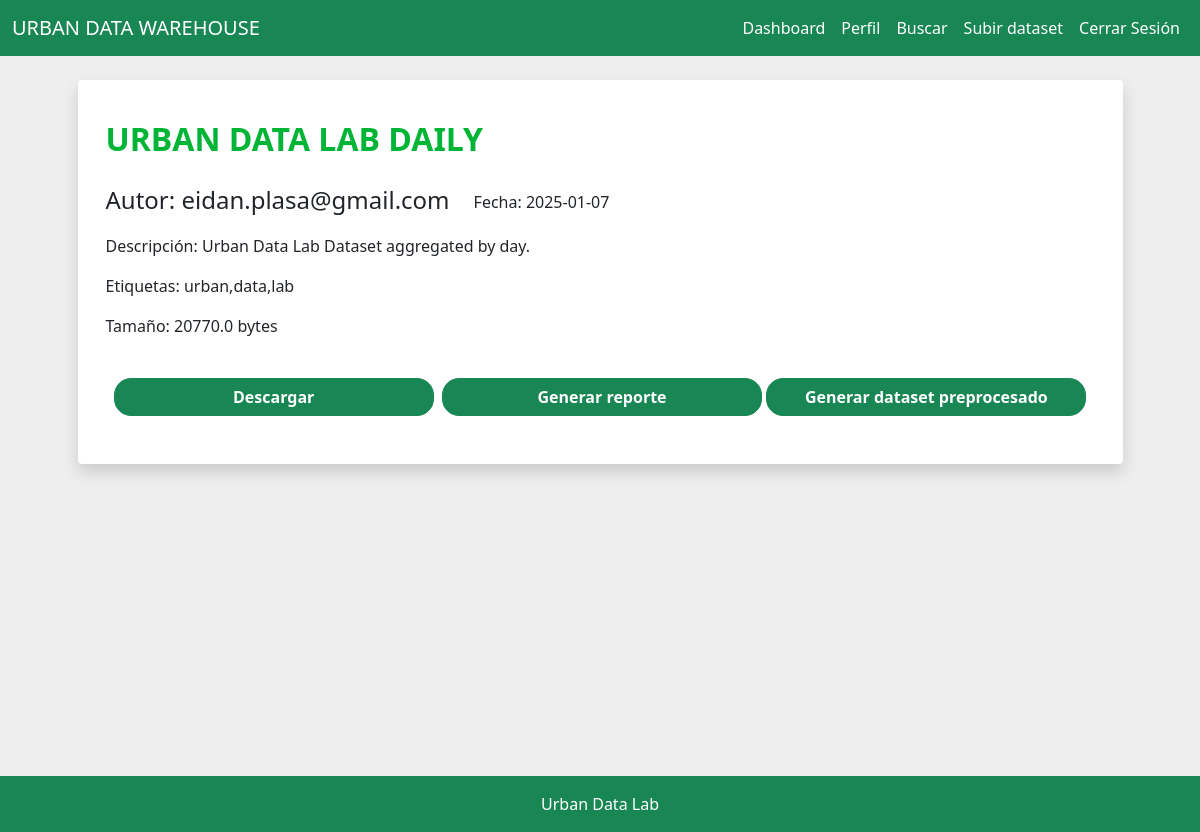
Screenshot of /view/23 (signed in) with the database file from the repository.
### tables this page shows
CREATE TABLE datasets (
            id INTEGER PRIMARY KEY AUTOINCREMENT,
            user_id INTEGER NOT NULL,
            name TEXT NOT NULL,
            description TEXT,
            upload_date DATE NOT NULL,
            tag TEXT,
            size REAL,
            has_report BOOLEAN NOT NULL,
            FOREIGN KEY(user_id) REFERENCES users(id)
        );

CREATE TABLE users (
            id INTEGER PRIMARY KEY AUTOINCREMENT,
            username TEXT NOT NULL UNIQUE,
            password_hash TEXT NOT NULL
        );

### routes.py (the view, shortened to what this page needs)
@app.route('/view/<int:dataset_id>', methods=['GET', 'POST'])
@login_required
def view(dataset_id):
    db = get_db()
    cursor = db.cursor()
    cursor.execute('''
        SELECT datasets.id, datasets.name, datasets.description, datasets.upload_date, datasets.tag, datasets.size, datasets.has_report, users.username
        FROM datasets
        JOIN users ON datasets.user_id = users.id
        WHERE datasets.id = ?
    ''', (dataset_id,))
    dataset = cursor.fetchone()
    if not dataset:
        flash('dataset no encontrado.', 'danger')
        return redirect(url_for('search'))
    dataset_id, name, description, upload_date, tag, size, has_report, username = dataset
    dataset_tags = [t.strip().lower() for t in tag.split(',')]
    if 'viewed_tags' not in session:
        session['viewed_tags'] = []
    session['viewed_tags'].extend(dataset_tags)
    archivo_original = None
    extension = ""
    for file in os.listdir(DATASET_DIRECTORY):
        base, ext = os.path.splitext(file)
        if base == str(dataset_id):
            archivo_original = file
            extension = ext
            break
    ruta_original = os.path.join(DATASET_DIRECTORY, archivo_original) if archivo_original else None
    pdf_path = os.path.join(REPORT_DIRECTORY, f"{dataset_id}.pdf")
    pdf_exists = os.path.exists(pdf_path) and has_report == 1
    processed_path = os.path.join(PROCESSED_DIRECTORY, f"{dataset_id}.csv")
    processed_exists = os.path.exists(processed_path)
    return render_template('view.html',
                           dataset_id=dataset_id,
                           name=name,
                           description=description,
                           upload_date=upload_date,
                           tag=tag,
                           size=size,
                           username=username,
                           pdf_exists=pdf_exists,
                           processed_exists=processed_exists)

### __init__.py (called while the page is built)
def get_db():
    db = getattr(g, '_database', None)
    if db is None:
        db = g._database = sqlite3.connect(DATABASE)
    return db

@app.teardown_appcontext
def close_connection(exception):
    db = getattr(g, '_database', None)
    if db is not None:
        db.close()

### models.py (called while the page is built)
@login_manager.user_loader
def load_user(user_id):
    return User.get(user_id)

    @staticmethod
    def get(user_id):
        db = get_db()
        cursor = db.cursor()
        cursor.execute("SELECT * FROM users WHERE id = ?", (user_id,))
        user = cursor.fetchone()
        if not user:
            return None
        return User(id=user[0], username=user[1], password_hash=user[2])

### routes.py (called while the page is built)
@app.context_processor
def inject_js_files():
    js_folder = os.path.join(app.static_folder, 'js', 'choices')
    js_files = [f'js/choices/{file}' for file in os.listdir(js_folder) if file.endswith('.js')]
    return {'choices_js_files': js_files}

### templates/view.html (shortened to what this page needs)
{% extends "base.html" %}
{% block content %}
<div class="row justify-content-center">
    <div class="col-md-11 ">
        <div class="row">
            <div class="bg-white shadow rounded-1">
                <br>
                <div class="d-flex justify-content-start">
                    <h2 class="fw-bold ms-3 mt-3 mb-4 iverde">{{ name }}</h2>
                </div>
                <div class="ms-3 me-2 mt-1 mb-2">
                    <div class="d-flex">
                        <h4 class="">Autor: {{ username }}</h4>
                        <p class="ms-4 mt-1">Fecha: {{ upload_date }}</p>
                    </div>
                    <div class="mb-1 mt-1">
                        <p>Descripción: {{ description }}</p>
                    </div>
                    <p>Etiquetas: {{ tag }}</p>
                    <p>Tamaño: {{ size }} bytes</p>
                </div>
                <form method="POST" action="{{ url_for('view', dataset_id=dataset_id) }}">
                    <br/>
                    <div class="d-flex align-items-center ms-4 me-4">
                        <button type="submit" class="btn btn-success esperanza flex-grow-1 gordito ojo me-1 fw-bold" name="action" value="download">Descargar</button>
                        {% if not pdf_exists %}
                        <button type="submit" class="btn btn-success esperanza flex-grow-1 gordito ojo ms-1 fw-bold" name="action" value="report">Generar reporte</button>
                        {% else %}
                        <button type="submit" class="btn btn-secondary flex-grow-1 gordito ojo ms-1 fw-bold" disabled>Reporte generado</button>
                        {% endif %}
                        {% if not processed_exists %}
                        <button type="submit" class="btn btn-success esperanza flex-grow-1 gordito ojo ms-1 fw-bold" name="action" value="proccessed">Generar dataset preprocesado</button>
                        {% else %}
                        <button type="submit" class="btn btn-success esperanza flex-grow-1 gordito ojo ms-1 fw-bold" name="action" value="download_processed">Descargar dataset preprocesado</button>
                        {% endif %}
                    </div>
                    <br/>
                </form>
                <br>
            </div>
        </div>
    </div>
</div>
{% endblock %}

### static/basic.css (style rules this page uses)
:root { --principal: #03b600; --principal2:rgba(255, 255, 255, 0.256)d; --principallight: #5cab60d7; --secundario: #00b41e; --secundariolight: #63de7b6a; }
body { margin: 0; padding: 0; overflow-x: hidden; background-color: #eeeeee; }
.esperanza { border-radius: 17px; }
.gordito { width: 100%; }
.iverde { color: #00b436; }

### rows the page displays
datasets: name "URBAN DATA LAB DAILY", upload_date "2025-01-07", description "Urban Data Lab Dataset aggregated by day.", tag "urban,data,lab", size "20770.0"
users: username "eidan.plasa@gmail.com"
